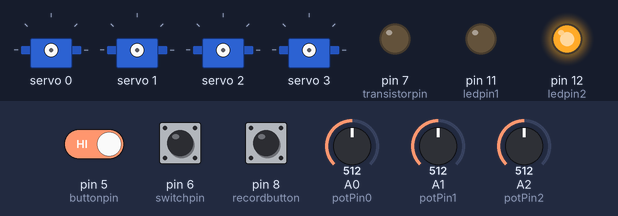
Simulated run of this sketch. Board: Arduino Uno, built with avr-gcc and run on an emulated ATmega328P. Parts: 4 × servo, output pins drawn as LEDs (lit = HIGH). The inputs (shaded band) are chosen by the test bench; at power-on: pin 6 (switchpin) HIGH, pin 5 (buttonpin) HIGH, A1 (potPin1) = 512, A0 (potPin0) = 512, A2 (potPin2) = 512, pin 8 (recordbutton) HIGH. What the sketch prints to the serial monitor is not drawn.

Above: at 1.2 s.
1.3 s: pin 6 (switchpin) pulled LOW for 0.15 s
At 1.38 s:
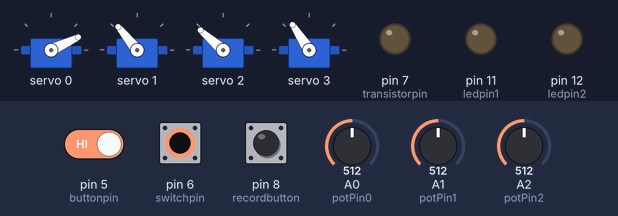
2.9 s: pin 6 (switchpin) pulled LOW for 3.2 s
At 7.0 s:
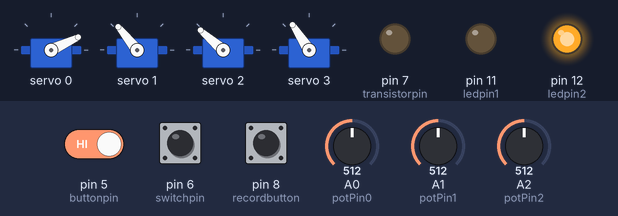
7.6 s: pin 5 (buttonpin) driven LOW and pin 6 (switchpin) driven LOW
At 8.5 s:
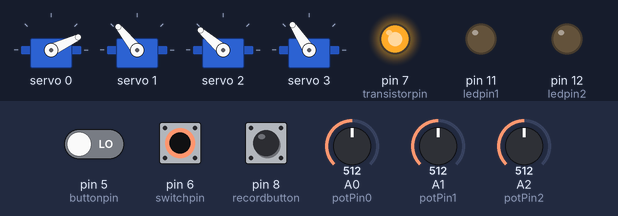
9.1 s: A1 (potPin1) set to 716
At 9.5 s:
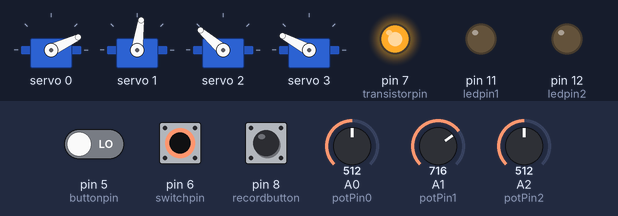
10.6 s: A0 (potPin0) set to 306
At 11.8 s:
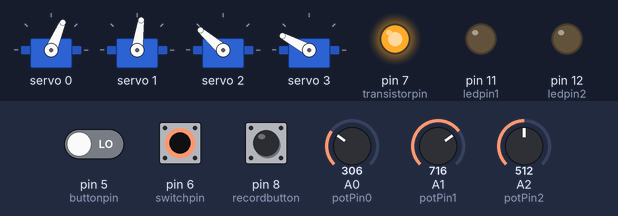
12.1 s: A2 (potPin2) set to 306
At 13.0 s:
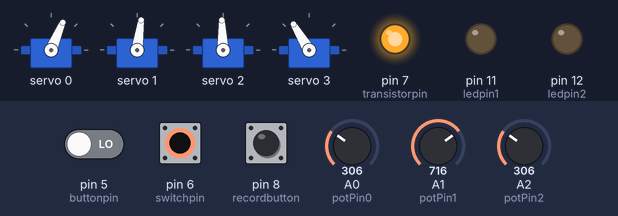
Timing chart, 0 to 14.6 s (numbered marks = the images above; inputs shaded):
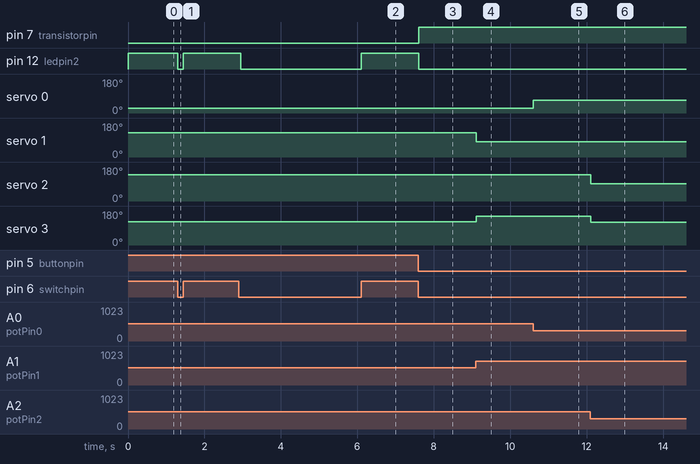

Measured:
- after the input at 1.3 s, pin 12 (ledpin2): HIGH → LOW at once, → HIGH 0.15 s later
- after the input at 2.9 s, pin 12 (ledpin2): HIGH → LOW after 0.05 s, → HIGH 3.2 s later
- after the input at 7.6 s, pin 7 (transistorpin): LOW → HIGH at once; pin 12 (ledpin2): HIGH → LOW at once
- after the input at 9.1 s, servo 1: 129° → 82° at once; servo 3: 123° → 152° at once
- after the input at 10.6 s, servo 0: 25° → 67° at once
- after the input at 12.1 s, servo 2: 139° → 92° at once; servo 3: 152° → 121° at once

The sketch:

robot_arm.ino
```cpp
#include <EEPROM.h>
//inlcuce adafruit servo driver thingies
#include <Wire.h>
#include <Adafruit_PWMServoDriver.h>
Adafruit_PWMServoDriver pwm = Adafruit_PWMServoDriver();

int angles0,angles1,angles2,angles3;
int a = 0; //used to make sure everthing inside the if statement only gets executed once
uint8_t potPin0 = 0;
uint8_t potPin1 = 1;
uint8_t potPin2 = 2;
int addr = 0;
int angles[5]={90,90,90,90,90};
int limit;
int pulse_length;
uint8_t ledpin1 = 11;
uint8_t ledpin2 = 12;
uint8_t switchpin = 6;
uint8_t buttonpin = 5;
uint8_t transistorpin = 7;
uint8_t recordbutton =8;

//pulse length values for 0,90,180 degrees for the 6 servos:
int servo[6][3]={
  {130,320,570},
  {130,320,540},
  {140,350,560},
  {120,445,580},
  {0,0,0},
  {0,0,0}
};

//pot meter calibration
int pots[3][3]={
  {0,270,640},
  {0,270,640},
  {0,270,640},
};


void setup() {
  pinMode(buttonpin, INPUT);
  pinMode(transistorpin, OUTPUT);
  pinMode(ledpin1, OUTPUT);
  pinMode(ledpin2, OUTPUT);
  pinMode(switchpin, INPUT);
  digitalWrite(transistorpin, LOW);
  digitalWrite(switchpin, HIGH);
  digitalWrite(buttonpin, HIGH);
  digitalWrite(recordbutton, HIGH);
  Serial.begin(9600);
  pwm.begin();
  pwm.setPWMFreq(60);
  Serial.println("setup complete");

  }


void loop()
{

  while (! digitalRead(switchpin) ) //1 && b == 0
  {
    digitalWrite(ledpin2, LOW);
    digitalWrite(ledpin1, LOW);
    mimic();
    if (! digitalRead(recordbutton) && a==0)
    {
    digitalWrite(ledpin1, HIGH);
    a = 1; //makes sure everything only gets excecuted once
    record();
    }
  }
  while (digitalRead(switchpin) )
  {
    a = 0;
    digitalWrite(ledpin1, LOW);
    digitalWrite(ledpin2, HIGH);
    addr = 0;
    play();
    delay(100);
  }
}

//repeat the input with the servos from the pots, returns angles and button status for the record function
void mimic( )
{
  float reading0 = analogRead(potPin0);
  float reading1 = analogRead(potPin1);
  float reading2 = analogRead(potPin2);
  angles0 = potangle(0,reading0);
  angles1 = potangle(1,1023 - reading1);
  angles2 = potangle(2,reading2);
  angles3 = (90 - angles1 + angles2);
  servoangle(0,0,180 - angles0);
  servoangle(1,1,angles1);
  servoangle(2,2,angles2);
  servoangle(3,3,angles3);
  if(! digitalRead(buttonpin))
  {
    digitalWrite(transistorpin, HIGH);
  }
  if(digitalRead(buttonpin))
  {
    digitalWrite(transistorpin, LOW);
  }
}

//stores the movement of the pots in 1024 adresses while the servos mimic them
void record()
{
  uint16_t addr = 0;
  limit = 0;
  while(addr <= 1028 && !digitalRead(switchpin))
  {
    float reading0 = analogRead(potPin0);
    float reading1 = analogRead(potPin1);
    float reading2 = analogRead(potPin2);
    angles[0] = potangle(0,reading0);
    angles[1] = potangle(1,1023 - reading1);
    angles[2] = potangle(2,reading2);
    angles[3] = (90 - angles[1] + angles[2]);
    angles[4] = 1 - digitalRead(buttonpin);
    servoangle(0,0,180 - angles[0]);
    servoangle(1,1,angles[1]);
    servoangle(2,2,angles[2]);
    servoangle(3,3,angles[3]);
    if(! digitalRead(buttonpin))
  {
    digitalWrite(transistorpin, 1);
  }
  if(digitalRead(buttonpin))
  {
    digitalWrite(transistorpin, 0);
  }
    EEPROM.write(addr,angles[0]);
    EEPROM.write(addr+1,angles[1]);
    EEPROM.write(addr+2,angles[2]);
    EEPROM.write(addr+3,angles[4]);
    delay(10);
    addr = addr  + 4;
    limit = limit +4;
  }
}

//plays the 1024 address values from record
void play()
{
  uint16_t addr = 0;
  while(addr < limit)
  {

    angles[0] = EEPROM.read(addr);
    angles[1] = EEPROM.read(addr+1);
    angles[2] = EEPROM.read(addr+2);
    angles[3] = (90 - angles[1] + angles[2]);
    digitalWrite(transistorpin, EEPROM.read(addr+3));
    servoangle(0,0,180 - angles[0]);
    servoangle(1,1,angles[1]);
    servoangle(2,2,angles[2]);
    servoangle(3,3,angles[3]);
    delay(25);
    addr = addr  + 4;
  }
}

//correctly map pot reading to angle for given calibrated pot meter
int potangle(int pot_number, int reading){
  int mappedreading;
  if (reading <=pots[pot_number][1])
  {
    mappedreading = map(reading,pots[pot_number][0],pots[pot_number][1],0,90);
    return mappedreading;
  }
  else if(reading>pots[pot_number][1])
  {
    mappedreading = map(reading,pots[pot_number][1],pots[pot_number][2],90,180);
    return mappedreading;
  }
}

//set a specific servo (with angle values from the servo matrix) on a specific channel to a specific angle
void servoangle(int servo_number, int channel, float angle)
{
    int n = servo_number; //n so that the formulas don't get cluttered with servo_angle everywhere
    if (angle >= 0 && angle <= 90)
    {
      pulse_length = int(float(servo[n][0]+angle*( (servo[n][1]-servo[n][0]) )/90.0));
    }
    else if(angle > 90 && angle <= 180)
    {
      pulse_length = int(float(  servo[n][1] + (angle-90.0) *( (servo[n][2]-servo[n][1]))/90.0 ) );
    }
    else // if (angle <0 && angle>180) //redudant protection just in case
    {
      return;
    }
    pwm.setPWM(channel, 0, pulse_length);
}
```
